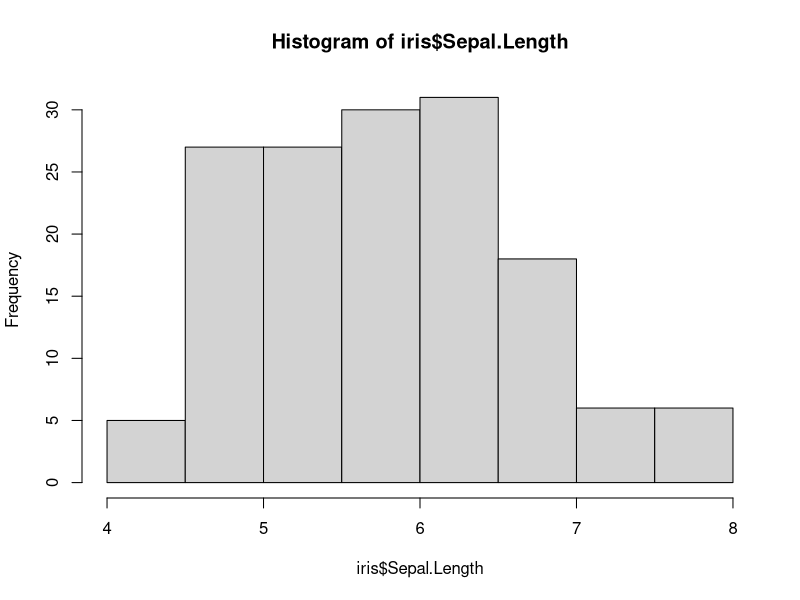
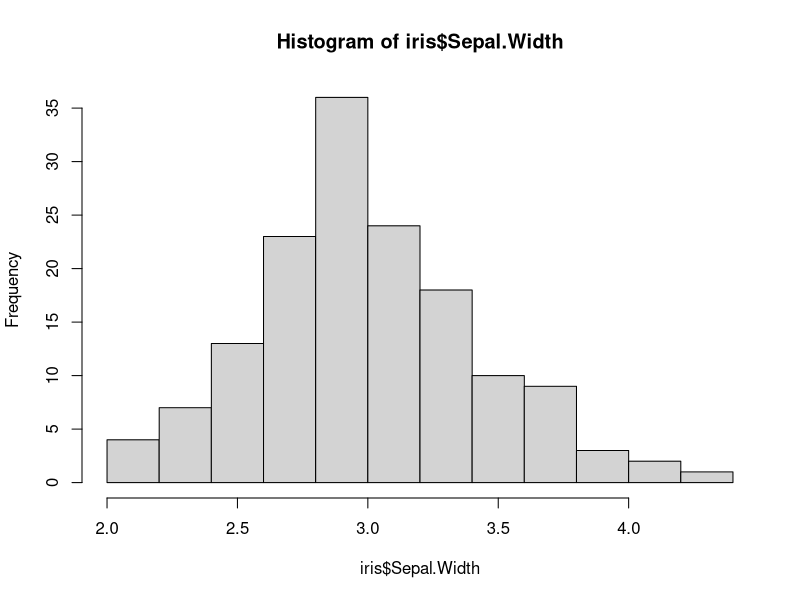
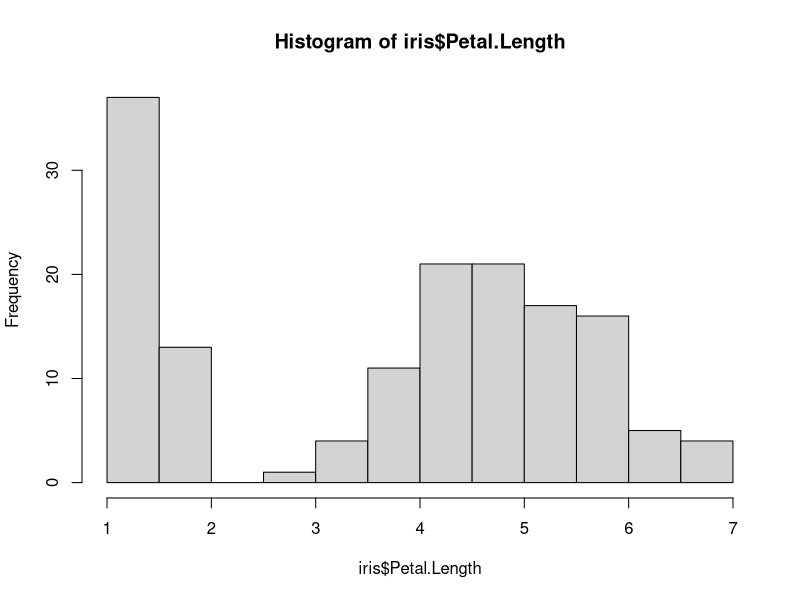
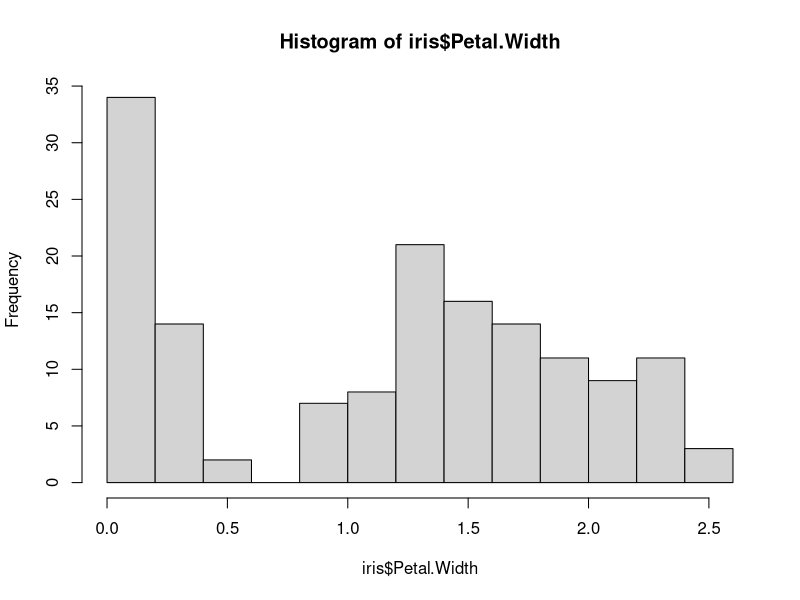
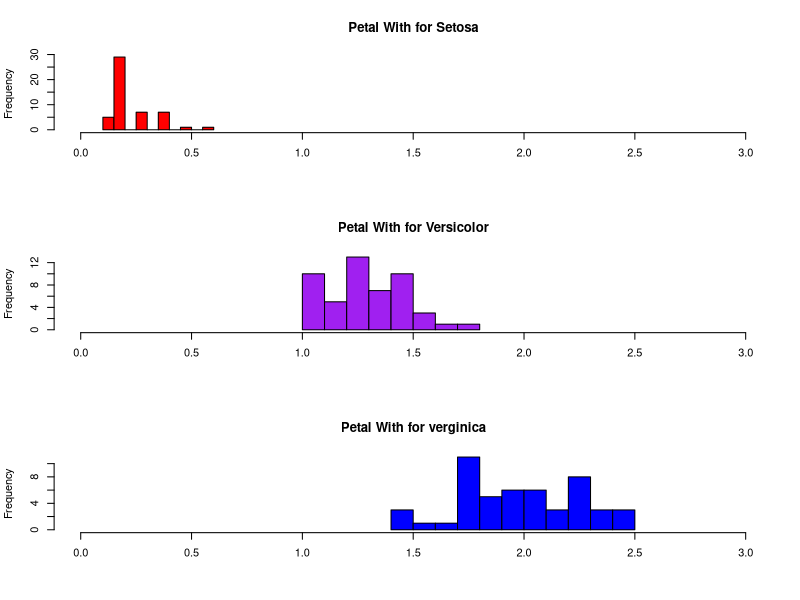

Reproduce these figures in R, in order.
#free code camp histograms
#for data that is quantitative, scaled measured, intervals
#ratio level
#it allow to see what you have 
# look for shape
#gaps
#outliers extrime values
#symmetry see wht kind of adujust ment you have to do in the distribution
library(datasets)
?iris
head(iris)
hist(iris$Sepal.Length)
hist(iris$Sepal.Width)
hist(iris$Petal.Length)#the gap
hist(iris$Petal.Width)#there is a gap

#histogram by group
#put graphs in 3 rows and 1 column
par(mfrow =c(3,1))#par - parameter c - concatinate (treat this 3 num as 1 unit)

#Histogeams for each species using options
hist(iris$Petal.Width[iris$Species=="setosa"],#this brackets means only select these row
     xlim = c(0,3),
     breaks = 9,
     main = 'Petal With for Setosa',
     xlab ="",
     col = "red")


hist(iris$Petal.Width[iris$Species=="versicolor"],#this brackets means only select these row
     xlim = c(0,3),
     breaks = 9,
     main = 'Petal With for Versicolor',
     xlab ="",
     col = "purple")

hist(iris$Petal.Width[iris$Species=="virginica"],#this brackets means only select these row
     xlim = c(0,3),
     breaks = 9,
     main = 'Petal With for verginica',
     xlab ="",
     col = "blue")
# you have to restore the graphic parameter 
par(mfrow = c(1,1))
#when u have different catogories and have different values of the variable
